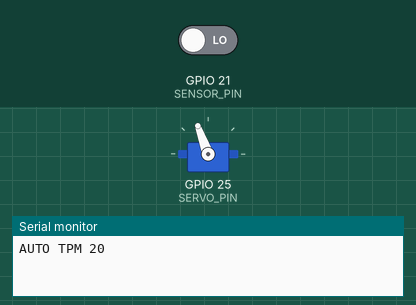
This sketch was run on a simulated ESP32. On the bench: servo, the last lines printed to the serial monitor. The inputs (shaded band) are chosen by the test bench; at power-on: GPIO 21 (SENSOR_PIN) LOW.

Above: at 0.1 s.
At 120.1 s:
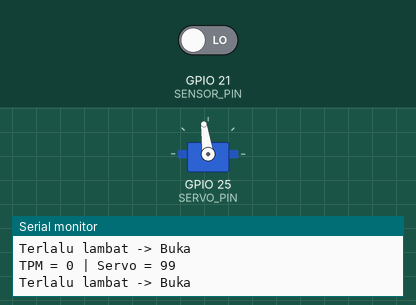
Timing chart, 0 to 121.6 s (numbered marks = the images above):
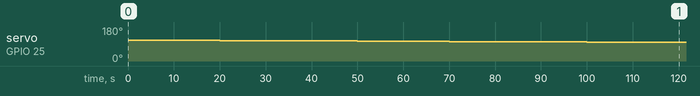

The sketch:

sketch_jun10a.ino
```cpp
#include <ESP32Servo.h>

#define SERVO_PIN 25
#define SENSOR_PIN 21

Servo servoInfus;

volatile long jumlahTetes = 0;

int targetTPM = 20;

// SESUAIKAN DENGAN MEKANIKMU
int sudutServo = 110;

unsigned long lastTPM = 0;

int lastState;

void setup()
{
  Serial.begin(115200);

  pinMode(SENSOR_PIN, INPUT);

  servoInfus.attach(SERVO_PIN);
  servoInfus.write(sudutServo);

  lastState = digitalRead(SENSOR_PIN);

  Serial.println("AUTO TPM 20");
}

void loop()
{
  int state = digitalRead(SENSOR_PIN);

  // Hitung tetes
  if(lastState == HIGH && state == LOW)
  {
    jumlahTetes++;

    delay(150); // debounce sensor
  }

  lastState = state;

  // Evaluasi setiap 10 detik
  if(millis() - lastTPM >= 10000)
  {
    int TPM = jumlahTetes * 6;

    Serial.println();
    Serial.print("TPM = ");
    Serial.print(TPM);

    Serial.print(" | Servo = ");
    Serial.println(sudutServo);

    // Cari TPM target
    if(TPM > 21)
    {
      sudutServo++;

      Serial.println("Terlalu cepat -> Jepit");
    }
    else if(TPM < 19)
    {
      sudutServo--;

      Serial.println("Terlalu lambat -> Buka");
    }
    else
    {
      Serial.println("TPM OK");
    }

    sudutServo = constrain(
      sudutServo,
      0,
      180
    );

    servoInfus.write(sudutServo);

    jumlahTetes = 0;

    lastTPM = millis();
  }
}
```

Measured:
- by itself, servo on GPIO 25 (SERVO_PIN): moves from 110° to 98° over 110 s
